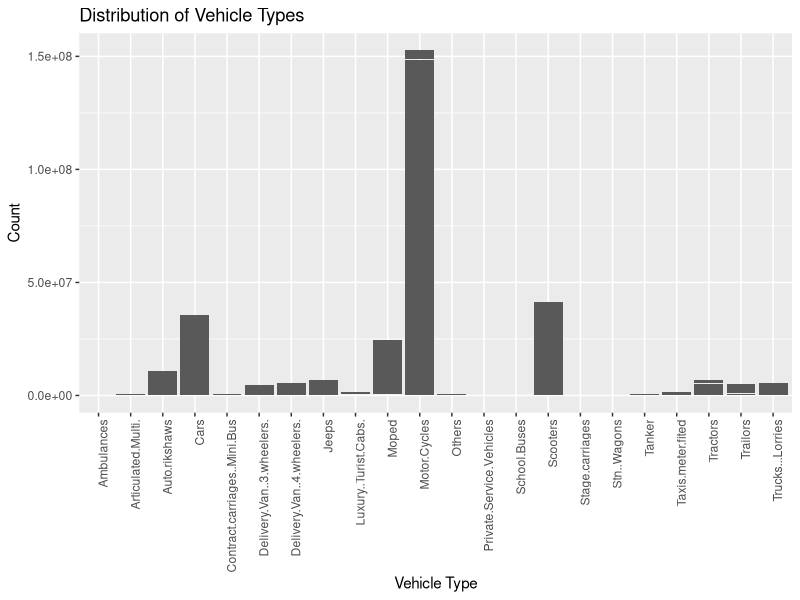
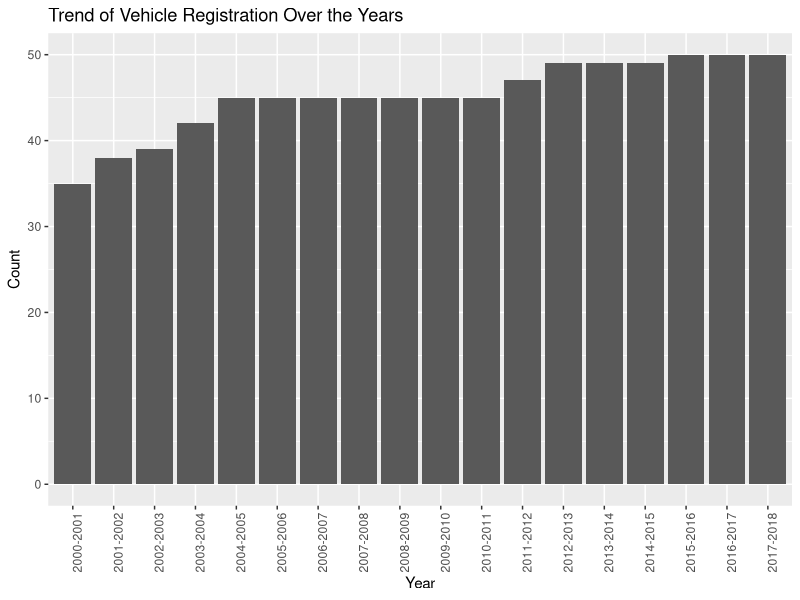
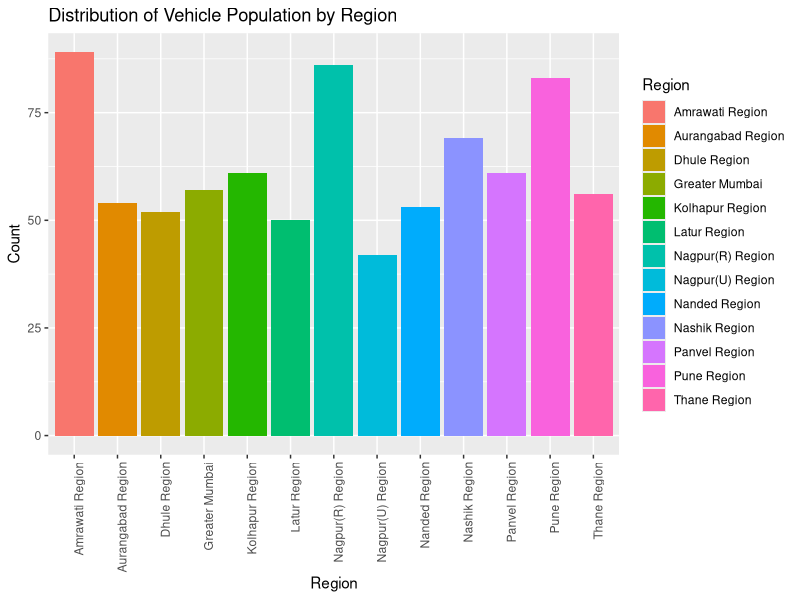
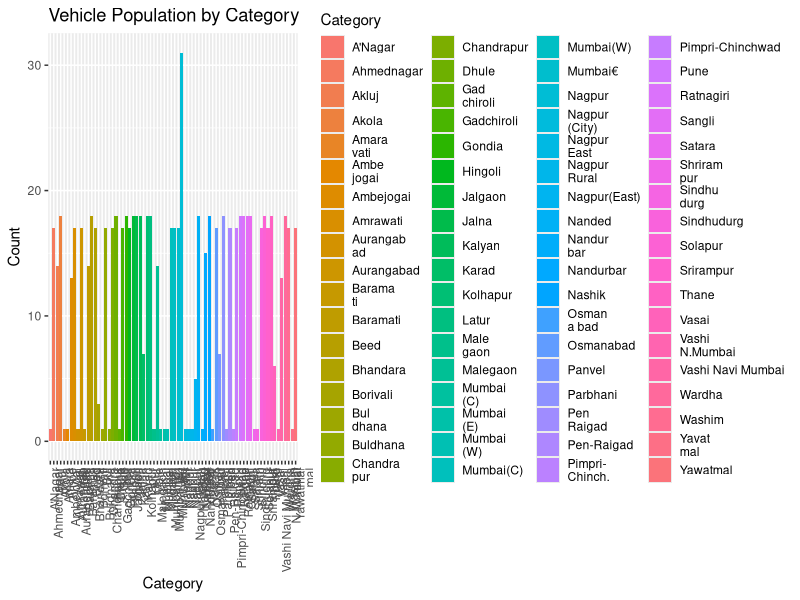
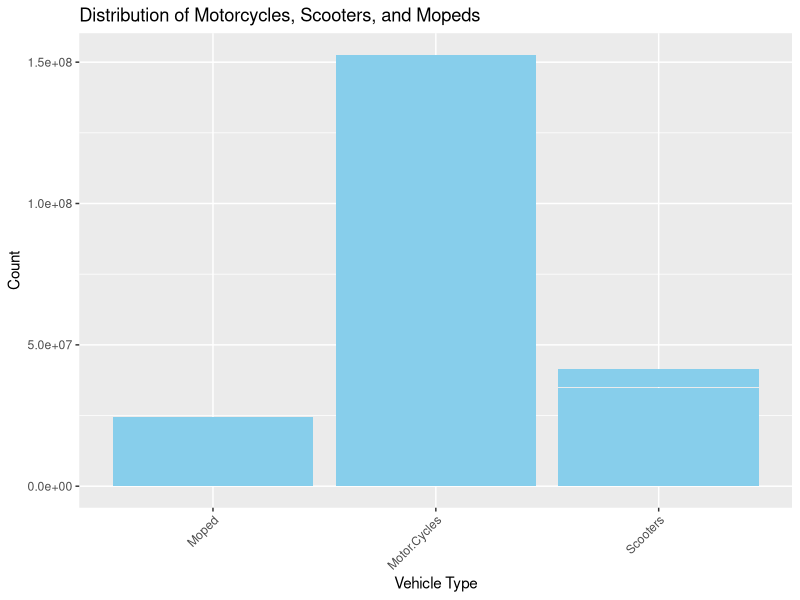
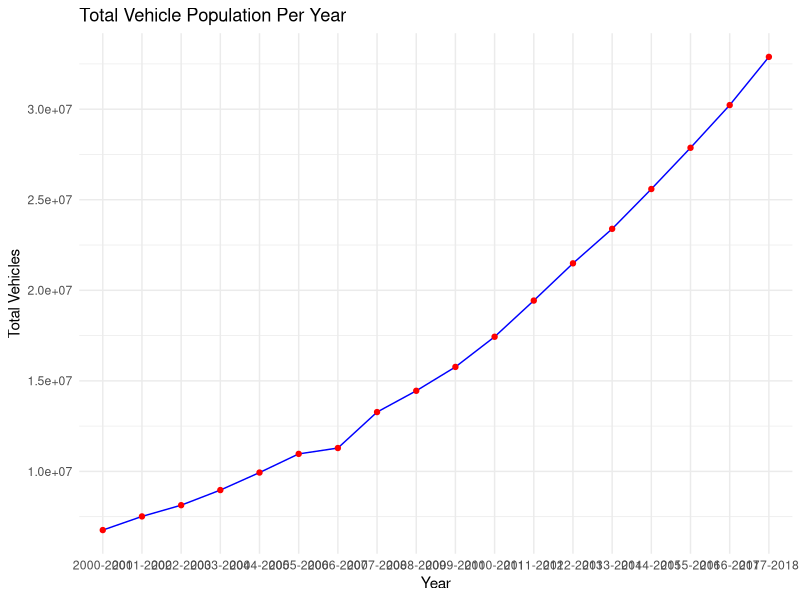
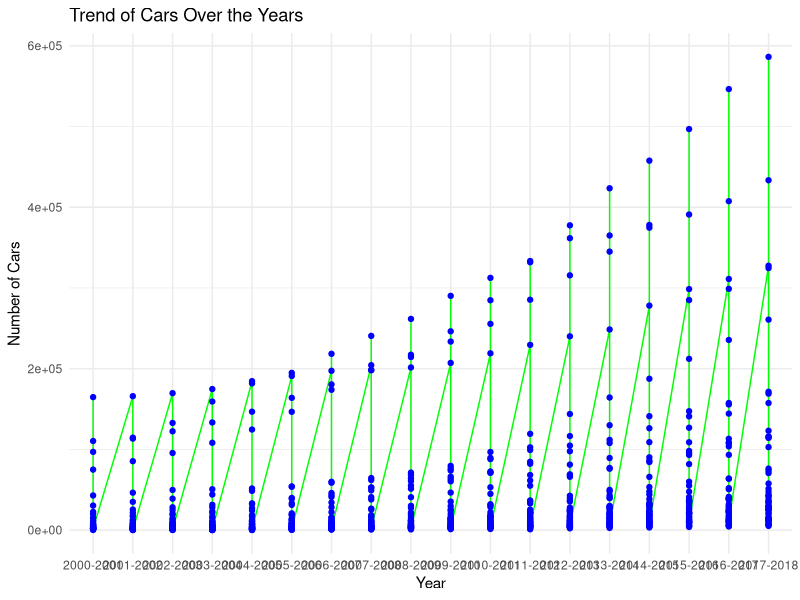
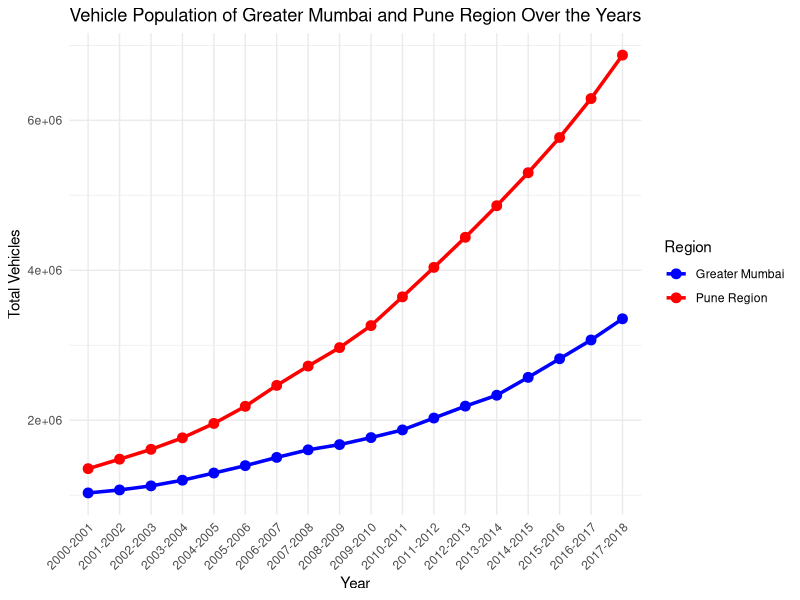

Recreate these plots in R, in order.
# Load necessary libraries
library(tidyverse)
library(ggplot2)
library(dplyr)
library(tidyr)

# Set Directory
setwd('C:/Users/Jithin Jayachandran/Downloads/R')

# Load Data
df <- read.csv('Vehicle Population Statistics.csv')
View(df)

# Display the structure of the dataset
str(df)

# Display the first few rows of the dataset
head(df)

# Display summary statistics of the dataset
summary(df)

# Handling

# Display the column names of the DataFrame
column_names <- names(df)
print(column_names)

# List of columns to check where values are zero
columns_to_check <- c("Motor.Cycles", "Scooters", "Moped", "Cars", "Jeeps", "Stn..Wagons", 
                      "Taxis.meter.fited", "Luxury..Turist.Cabs.", "Auto.rikshaws", 
                      "Stage.carriages", "Contract.carriages..Mini.Bus", "School.Buses", 
                      "Private.Service.Vehicles", "Ambulances", "Articulated.Multi.", 
                      "Trucks...Lorries", "Tanker", "Delivery.Van..4.wheelers.", 
                      "Delivery.Van..3.wheelers.", "Tractors", "Trailors", "Others")

# Delete rows where all specified columns are zero
df <- df %>%
  filter(!(rowSums(select(., all_of(columns_to_check)) == 0) == length(columns_to_check)))

# Display the updated DataFrame
print("Updated DataFrame:")
print(df)

View(df)

# List of columns containing vehicle types
columns_to_check <- c("Motor.Cycles", "Scooters", "Moped", "Cars", "Jeeps", "Stn..Wagons", 
                      "Taxis.meter.fited", "Luxury..Turist.Cabs.", "Auto.rikshaws", 
                      "Stage.carriages", "Contract.carriages..Mini.Bus", "School.Buses", 
                      "Private.Service.Vehicles", "Ambulances", "Articulated.Multi.", 
                      "Trucks...Lorries", "Tanker", "Delivery.Van..4.wheelers.", 
                      "Delivery.Van..3.wheelers.", "Tractors", "Trailors", "Others")

# Ensure column names match exactly with the names in the data frame
columns_to_check <- intersect(columns_to_check, colnames(df))



# Reshape data to long format for plotting
df_long <- df %>%
  pivot_longer(cols = all_of(columns_to_check), names_to = "Vehicle_Type", values_to = "Count") %>%
  filter(Count > 0)  # Remove rows with zero count

# Data Analysis

#1. Plot the distribution of vehicle types
ggplot(df_long, aes(x=Vehicle_Type, y=Count)) +
  geom_bar(stat="identity") +
  labs(title="Distribution of Vehicle Types", x="Vehicle Type", y="Count") +
  theme(axis.text.x = element_text(angle = 90, hjust = 1))


#2. What is the trend of vehicle registration over the years?
  ggplot(df, aes(x=Year)) +
  geom_bar() +
  labs(title="Trend of Vehicle Registration Over the Years", x="Year", y="Count") +
  theme(axis.text.x = element_text(angle = 90, hjust = 1))


#3. How does the vehicle population vary across different regions?
  ggplot(df, aes(x=Region, fill=Region)) +
    geom_bar() +
    labs(title="Distribution of Vehicle Population by Region", x="Region", y="Count") +
    theme(axis.text.x = element_text(angle = 90, hjust = 1))
  

#4. What is the distribution of vehicle population by category?
  ggplot(df, aes(x=Category, fill=Category)) +
    geom_bar() +
    labs(title="Vehicle Population by Category", x="Category", y="Count") +
    theme(axis.text.x = element_text(angle = 90, hjust = 1))
  

#5. Distrubtuion of Motorcycles, Scooters and Mopeds
    df %>%
    select(Motor.Cycles, Scooters, Moped) %>%
    pivot_longer(cols = everything(), names_to = "Vehicle_Type", values_to = "Count") %>%
    ggplot(aes(x = Vehicle_Type, y = Count)) +
    geom_bar(stat = "identity", fill = "skyblue") +
    labs(title = "Distribution of Motorcycles, Scooters, and Mopeds", x = "Vehicle Type", y = "Count") +
    theme(axis.text.x = element_text(angle = 45, hjust = 1))


#6. What is the total vehicle population per year?
    # Total vehicle population per year
    df %>%
      group_by(Year) %>%
      summarise(Total_Vehicles = sum(across(starts_with("Motor") | starts_with("Scooters") | starts_with("Moped") | 
                                              starts_with("Cars") | starts_with("Jeeps") | starts_with("Stn.") | 
                                              starts_with("Taxis") | starts_with("Luxury") | starts_with("Auto") | 
                                              starts_with("Stage") | starts_with("Contract") | starts_with("School") | 
                                              starts_with("Private") | starts_with("Ambulances") | starts_with("Articulated") | 
                                              starts_with("Trucks") | starts_with("Tanker") | starts_with("Delivery") | 
                                              starts_with("Tractors") | starts_with("Trailors") | starts_with("Others")))) %>%
      ggplot(aes(x=Year, y=Total_Vehicles, group=1)) +
      geom_line(color="blue") +
      geom_point(color="red") +
      labs(title="Total Vehicle Population Per Year", x="Year", y="Total Vehicles") +
      theme_minimal()
    

#7. What is the trend of a specific vehicle type (e.g., Cars) over the years?
# Trend of Cars over the years
    ggplot(df, aes(x=Year, y=Cars, group=1)) +
      geom_line(color="green") +
      geom_point(color="blue") +
      labs(title="Trend of Cars Over the Years", x="Year", y="Number of Cars") +
      theme_minimal()
    

#8 Compare the vehicle population of two regions (Greater Mumbai and Pune Region) over the years.
    # This covers entire cities inside Mumbai and Pune Districts in dataset
    
    # Ensure only numeric columns are selected for calculating the total vehicle population
    numeric_columns <- c("Motor.Cycles", "Scooters", "Moped", "Cars", "Jeeps", "Stn..Wagons", 
                         "Taxis.meter.fited", "Luxury..Turist.Cabs.", "Auto.rikshaws", 
                         "Stage.carriages", "Contract.carriages..Mini.Bus", "School.Buses", 
                         "Private.Service.Vehicles", "Ambulances", "Articulated.Multi.", 
                         "Trucks...Lorries", "Tanker", "Delivery.Van..4.wheelers.", 
                         "Delivery.Van..3.wheelers.", "Tractors", "Trailors", "Others")
    
    # Define the regions to compare
    regions_to_compare <- c("Greater Mumbai", "Pune Region")
    
    # Filter and summarize the data for the specified regions
    df %>%
      filter(Region %in% regions_to_compare) %>%
      group_by(Year, Region) %>%
      summarise(Total_Vehicles = sum(across(all_of(numeric_columns)), na.rm = TRUE)) %>%
      ggplot(aes(x = Year, y = Total_Vehicles, color = Region, group = Region)) +
      geom_line(size = 1.2) +
      geom_point(size = 3) +
      scale_color_manual(values = c("Greater Mumbai" = "blue", "Pune Region" = "red")) +
      labs(title = "Vehicle Population of Greater Mumbai and Pune Region Over the Years", x = "Year", y = "Total Vehicles") +
      theme_minimal() +
      theme(axis.text.x = element_text(angle = 45, hjust = 1))
    

#9. Which city has the highest vehicle population?
      
    # Summarize total vehicle population by category
    category_summary <- df %>%
      group_by(Category) %>%
      summarise(Total_Vehicles = sum(across(c("Motor.Cycles", "Scooters", "Moped", "Cars", "Jeeps", "Stn..Wagons", 
                                              "Taxis.meter.fited", "Luxury..Turist.Cabs.", "Auto.rikshaws", 
                                              "Stage.carriages", "Contract.carriages..Mini.Bus", "School.Buses", 
                                              "Private.Service.Vehicles", "Ambulances", "Articulated.Multi.", 
                                              "Trucks...Lorries", "Tanker", "Delivery.Van..4.wheelers.", 
                                              "Delivery.Van..3.wheelers.", "Tractors", "Trailors", "Others")), na.rm = TRUE)) %>%
      arrange(desc(Total_Vehicles))
    
    # Plot the data
    ggplot(category_summary, aes(x = reorder(Category, -Total_Vehicles), y = Total_Vehicles)) +
      geom_bar(stat = "identity", fill = "skyblue") +
      labs(title = "Total Vehicle Population by City", x = "Cities", y = "Total Vehicles") +
      theme_minimal() +
      theme(axis.text.x = element_text(angle = 45, hjust = 1))
    

#10. What is the trend of each vehicle type over the years?
  
    # Reshape data to long format for plotting
    df_long <- df %>%
      pivot_longer(cols = all_of(numeric_columns), names_to = "Vehicle_Type", values_to = "Count") %>%
      filter(Count > 0)  # Remove rows with zero count
    
    # Plot the trend of each vehicle type over the years
    ggplot(df_long, aes(x = Year, y = Count, color = Vehicle_Type)) +
      geom_line() +
      facet_wrap(~ Vehicle_Type, scales = "free_y") +
      labs(title = "Trend of Each Vehicle Type Over the Years", x = "Year", y = "Count") +
      theme_minimal() +
      theme(axis.text.x = element_text(angle = 45, hjust = 1))
    

    
#11. # Summarize the total number of vehicles in the dataset based on vehicle type
    df_long <- df %>%
      pivot_longer(cols = c("Motor.Cycles", "Scooters", "Moped", "Cars", "Jeeps", "Stn..Wagons",
                            "Taxis.meter.fited", "Luxury..Turist.Cabs.", "Auto.rikshaws",
                            "Stage.carriages", "Contract.carriages..Mini.Bus", "School.Buses",
                            "Private.Service.Vehicles", "Ambulances", "Articulated.Multi.",
                            "Trucks...Lorries", "Tanker", "Delivery.Van..4.wheelers.",
                            "Delivery.Van..3.wheelers.", "Tractors", "Trailors", "Others"),
                   names_to = "Vehicle_Type", values_to = "Count") %>%
      filter(!is.na(Count))  # Remove NA values
    
    # Summarize the total number of vehicles based on vehicle type
    total_vehicles_by_type <- df_long %>%
      group_by(Vehicle_Type) %>%
      summarise(Total_Vehicles = sum(Count))
    
    # Print the summary of total vehicles by vehicle type
    print(total_vehicles_by_type)
    
    # Plot the total number of vehicles by vehicle type
    ggplot(total_vehicles_by_type, aes(x = reorder(Vehicle_Type, Total_Vehicles), y = Total_Vehicles)) +
      geom_bar(stat = "identity", fill = "skyblue") +
      labs(title = "Total Number of Vehicles by Vehicle Type", x = "Vehicle Type", y = "Total Vehicles") +
      theme(axis.text.x = element_text(angle = 45, hjust = 1))
    
    

#12. What are the top 5 regions with the highest vehicle registration counts, and what conclusions can be drawn from this analysis?    
    
    category_registrations <- df %>%
      group_by(Category) %>%
      summarise(Total_Registrations = sum(Motor.Cycles, Scooters, Moped, Cars, Jeeps, Stn..Wagons,
                                          Taxis.meter.fited, Luxury..Turist.Cabs., Auto.rikshaws,
                                          Stage.carriages, Contract.carriages..Mini.Bus, School.Buses,
                                          Private.Service.Vehicles, Ambulances, Articulated.Multi.,
                                          Trucks...Lorries, Tanker, Delivery.Van..4.wheelers.,
                                          Delivery.Van..3.wheelers., Tractors, Trailors, Others, na.rm = TRUE)) %>%
      arrange(desc(Total_Registrations)) %>%
      top_n(5)
    
    # Print the top 5 categories with the highest vehicle registration counts
    print(category_registrations)
    
    # Plot the top 5 categories with the highest vehicle registration counts
    ggplot(category_registrations, aes(x = reorder(Category, Total_Registrations), y = Total_Registrations, fill = Category)) +
      geom_bar(stat = "identity") +
      labs(title = "Top 5 Categories with Highest Vehicle Registration Counts",
           x = "Category", y = "Total Registrations") +
      theme(axis.text.x = element_text(angle = 45, hjust = 1))
    
    

#Thanks